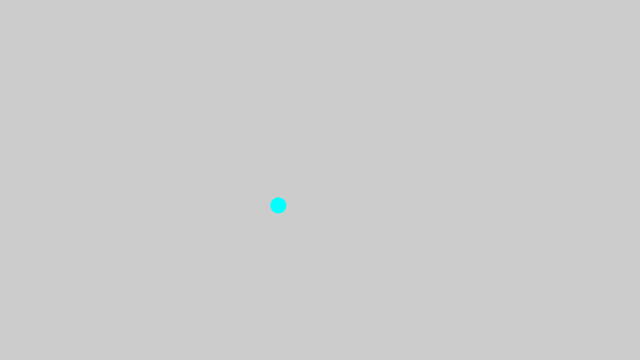
Frame 1 (no input)
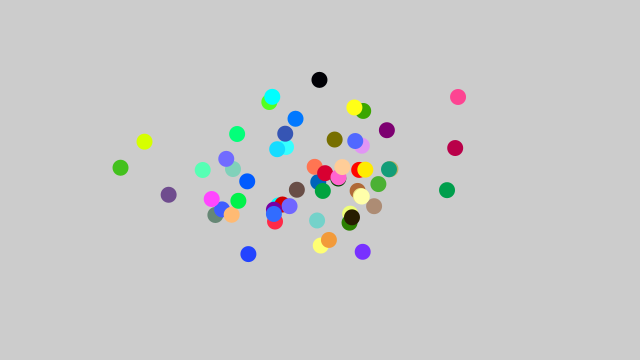
Frame 60 (the mouse pressed at the canvas centre just before this capture)
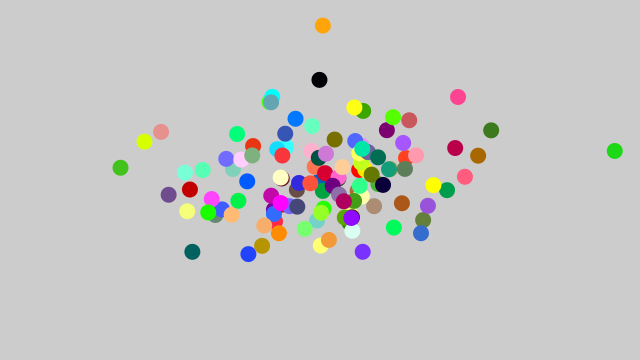
Frame 120 (the mouse held since frame 60 and released just before this capture)

The Processing sketch that drew these frames (run headless with seeded random() and noise(); from frame 60 on, the mouse is pressed at the canvas centre):

// Processing sketch: E_I_4
// ── E_I_4.pde
import java.util.*;

Random generator;

void setup()
{
 size(640, 360);
 generator = new Random();
}

void draw()
{
 float num = (float)generator.nextGaussian(); 
 
 float sd = 80;
 float mean = 320;
 
 float x = sd * num + mean;
 
 num = (float)generator.nextGaussian();
 sd = 45;
 mean = 180;
 
 float y = sd * num + mean;
 
 noStroke();
 
 float r = 128 * (float)generator.nextGaussian() + 128; 
 float g = 128 * (float)generator.nextGaussian() + 128; 
 float b = 128 * (float)generator.nextGaussian() + 128; 
 fill(r,g,b);
 ellipse(x, y, 16,16);
}
